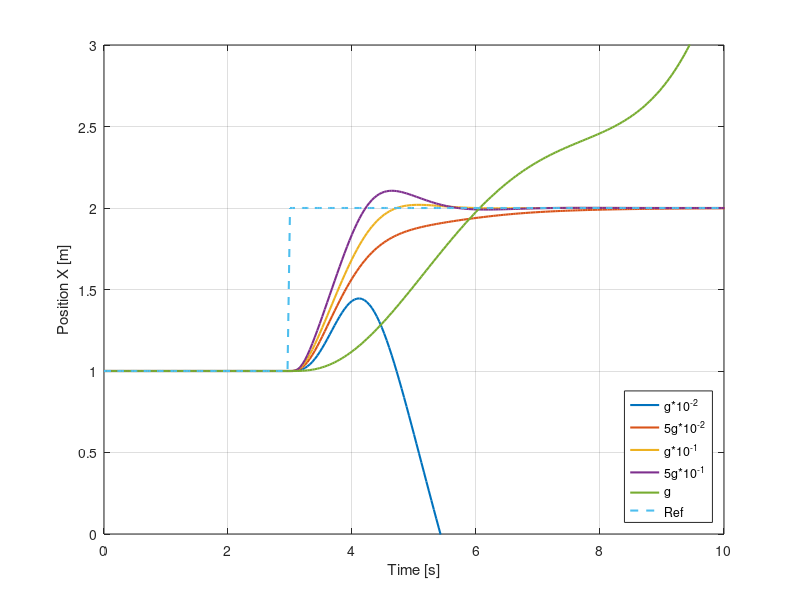
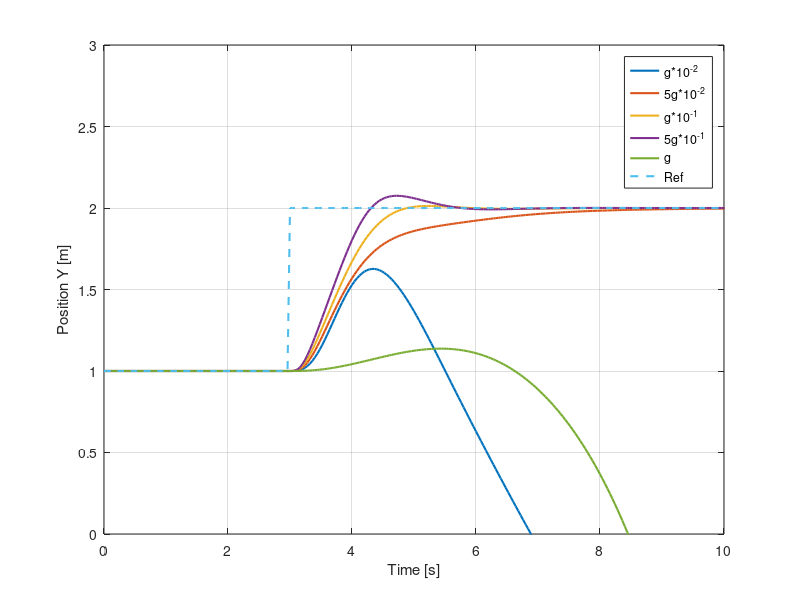
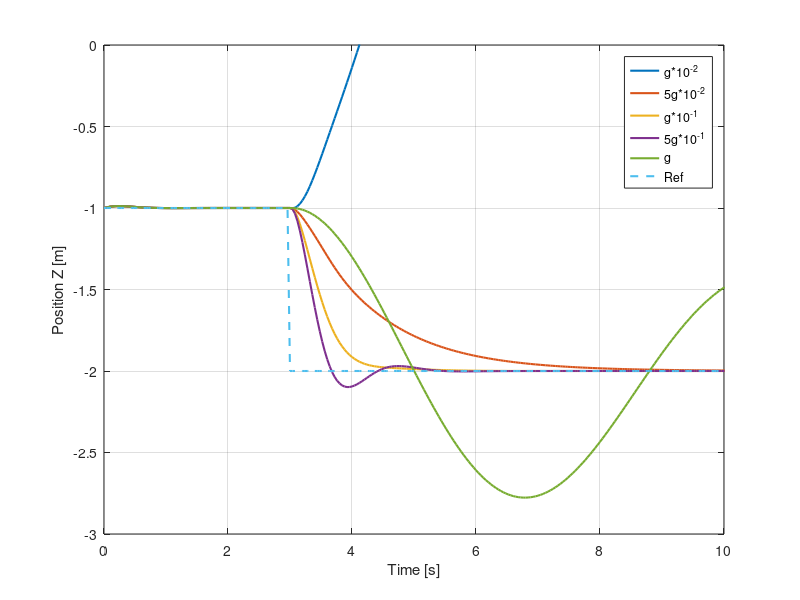

Recreate these plots in MATLAB, in order.
clear;
close all;
clc;

%% Load variables: Standard response
load("3.mat") % 10^{-1}

% Common variables
r = r_out.';
T_eq = param.nrotor_vehicle_mass_true*param.g;

start_time = 3;
sim_time = start_time + run_time;

time = 0:param.sample_time_measurements_full_state:sim_time;

% Specific variables
u_std = [total_thrust_cmd body_rates_cmd].';

x_state_std = full_state_act(:,1:9).';

x_std = x_state_std(1,:);
y_std = x_state_std(2,:);
z_std = x_state_std(3,:);

roll_std = x_state_std(7,:)*180/pi;
pitch_std = x_state_std(8,:)*180/pi;
yaw_std = x_state_std(9,:)*180/pi;

%% Load variables: Response 1
load("1.mat") % 10^{-3}

% Specific variables
u_1 = [total_thrust_cmd body_rates_cmd].';

x_state_1 = full_state_act(:,1:9).';

x_1 = x_state_1(1,:);
y_1= x_state_1(2,:);
z_1 = x_state_1(3,:);

roll_1 = x_state_1(7,:)*180/pi;
pitch_1 = x_state_1(8,:)*180/pi;
yaw_1 = x_state_1(9,:)*180/pi;

%% Load variables: Response 2
load("2.mat") % 10^{-2}

% Specific variables
u_2 = [total_thrust_cmd body_rates_cmd].';

x_state_2 = full_state_act(:,1:9).';

x_2 = x_state_2(1,:);
y_2= x_state_2(2,:);
z_2 = x_state_2(3,:);

roll_2 = x_state_2(7,:)*180/pi;
pitch_2 = x_state_2(8,:)*180/pi;
yaw_2 = x_state_2(9,:)*180/pi;

%% Load variables: Response 4
load("4.mat") % 10^{0}

% Specific variables
u_4 = [total_thrust_cmd body_rates_cmd].';

x_state_4 = full_state_act(:,1:9).';

x_4 = x_state_4(1,:);
y_4= x_state_4(2,:);
z_4 = x_state_4(3,:);

roll_4 = x_state_4(7,:)*180/pi;
pitch_4 = x_state_4(8,:)*180/pi;
yaw_4 = x_state_4(9,:)*180/pi;

%% Load variables: Response 5
load("5.mat") % 10

% Specific variables
u_5 = [total_thrust_cmd body_rates_cmd].';

x_state_5 = full_state_act(:,1:9).';

x_5 = x_state_5(1,:);
y_5= x_state_5(2,:);
z_5 = x_state_5(3,:);

roll_5 = x_state_5(7,:)*180/pi;
pitch_5 = x_state_5(8,:)*180/pi;
yaw_5 = x_state_5(9,:)*180/pi;


%% Remove unnecessary variables
clear total_thrust_cmd body_rates_cmd full_state_meas full_state_act...
    run_time param r_out Tini solve_time_out start_time

% Position X
myFigure1 = figure();
plot(time, x_1, 'LineWidth',1.5)
hold on
plot(time, x_2, 'LineWidth',1.5)
hold on
plot(time, x_std, 'LineWidth',1.5)
hold on
plot(time, x_4, 'LineWidth',1.5)
hold on
plot(time, x_5, 'LineWidth',1.5)
hold on
plot(time, r(1,:), '--', 'LineWidth',1.5)
ylabel('Position X [m]') 
xlabel('Time [s]')
legend('g*10^{-2}','5g*10^{-2}','g*10^{-1}','5g*10^{-1}','g','Ref','Location','southeast')
grid on
xlim([0 10])
ylim([0 3])


% Position Y
myFigure2 = figure();
plot(time, y_1, 'LineWidth',1.5)
hold on
plot(time, y_2, 'LineWidth',1.5)
hold on
plot(time, y_std, 'LineWidth',1.5)
hold on
plot(time, y_4, 'LineWidth',1.5)
hold on
plot(time, y_5, 'LineWidth',1.5)
hold on
plot(time, r(2,:), '--', 'LineWidth',1.5)
ylabel('Position Y [m]') 
xlabel('Time [s]')
legend('g*10^{-2}','5g*10^{-2}','g*10^{-1}','5g*10^{-1}','g','Ref','Location','best')
grid on
xlim([0 10])
ylim([0 3])


% Position Z
myFigure3 = figure();
plot(time, z_1, 'LineWidth',1.5)
hold on
plot(time, z_2, 'LineWidth',1.5)
hold on
plot(time, z_std, 'LineWidth',1.5)
hold on
plot(time, z_4, 'LineWidth',1.5)
hold on
plot(time, z_5, 'LineWidth',1.5)
hold on
plot(time, r(3,:), '--', 'LineWidth',1.5)
ylabel('Position Z [m]') 
xlabel('Time [s]')
legend('g*10^{-2}','5g*10^{-2}','g*10^{-1}','5g*10^{-1}','g','Ref','Location','northeast')
grid on
xlim([0 10])
ylim([-3 0])

% saveFigAsPDF(myFigure1,'Figures_PDF/resp_X_ampT');
% saveFigAsPDF(myFigure2,'Figures_PDF/resp_Y_ampT');
% saveFigAsPDF(myFigure3,'Figures_PDF/resp_Z_ampT');


% % Position X
% myFigure1 = figure();
% subplot(3,1,1)
% plot(time, x_1, 'LineWidth',1.5)
% hold on
% plot(time, x_2, 'LineWidth',1.5)
% hold on
% plot(time, x_std, 'LineWidth',1.5)
% hold on
% plot(time, x_4, 'LineWidth',1.5)
% hold on
% plot(time, x_5, 'LineWidth',1.5)
% hold on
% plot(time, r(1,:), '--', 'LineWidth',1.5)
% ylabel('Position X [m]') 
% legend('g*10^{-2}','5g*10^{-2}','g*10^{-1}','5g*10^{-1}','g','Ref','Location','southeast')
% grid on
% xlim([0 10])
% ylim([0 3])
% 
% subplot(3,1,2)
% plot(time, y_1, 'LineWidth',1.5)
% hold on
% plot(time, y_2, 'LineWidth',1.5)
% hold on
% plot(time, y_std, 'LineWidth',1.5)
% hold on
% plot(time, y_4, 'LineWidth',1.5)
% hold on
% plot(time, y_5, 'LineWidth',1.5)
% hold on
% plot(time, r(2,:), '--', 'LineWidth',1.5)
% ylabel('Position Y [m]') 
% legend('g*10^{-2}','5g*10^{-2}','g*10^{-1}','5g*10^{-1}','g','Ref','Location','best')
% grid on
% xlim([0 10])
% ylim([0 5])
% 
% subplot(3,1,3)
% plot(time, z_1, 'LineWidth',1.5)
% hold on
% plot(time, z_2, 'LineWidth',1.5)
% hold on
% plot(time, z_std, 'LineWidth',1.5)
% hold on
% plot(time, z_4, 'LineWidth',1.5)
% hold on
% plot(time, z_5, 'LineWidth',1.5)
% hold on
% plot(time, r(3,:), '--', 'LineWidth',1.5)
% ylabel('Position Z [m]') 
% xlabel('Time [s]')
% legend('g*10^{-2}','5g*10^{-2}','g*10^{-1}','5g*10^{-1}','g','Ref','Location','northeast')
% grid on
% xlim([0 10])
% ylim([-3 0])
